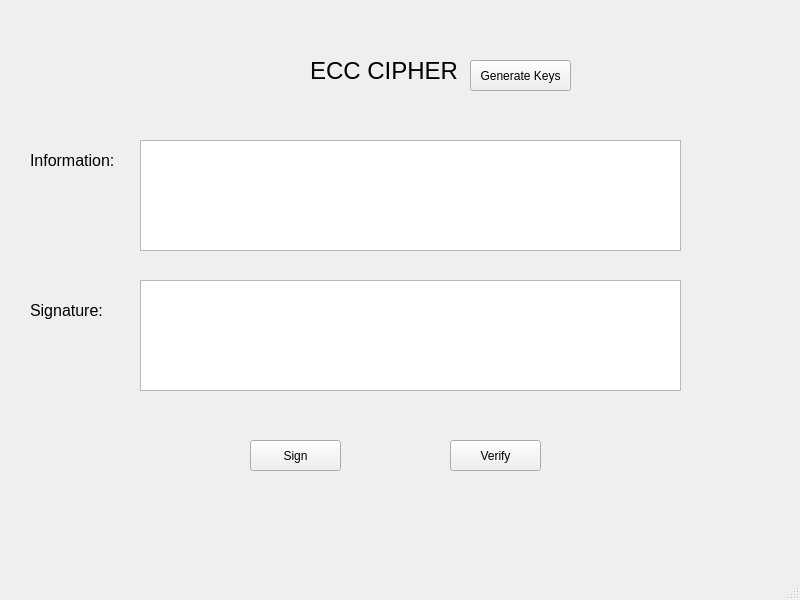
<?xml version="1.0" encoding="UTF-8"?>
<ui version="4.0">
 <class>MainWindow</class>
 <widget class="QMainWindow" name="MainWindow">
  <property name="geometry">
   <rect>
    <x>0</x>
    <y>0</y>
    <width>800</width>
    <height>600</height>
   </rect>
  </property>
  <property name="windowTitle">
   <string>MainWindow</string>
  </property>
  <widget class="QWidget" name="centralwidget">
   <widget class="QLabel" name="label">
    <property name="geometry">
     <rect>
      <x>310</x>
      <y>40</y>
      <width>191</width>
      <height>61</height>
     </rect>
    </property>
    <property name="font">
     <font>
      <pointsize>18</pointsize>
     </font>
    </property>
    <property name="text">
     <string>ECC CIPHER</string>
    </property>
   </widget>
   <widget class="QTextEdit" name="txt_info">
    <property name="geometry">
     <rect>
      <x>140</x>
      <y>140</y>
      <width>541</width>
      <height>111</height>
     </rect>
    </property>
   </widget>
   <widget class="QTextEdit" name="txt_sign">
    <property name="geometry">
     <rect>
      <x>140</x>
      <y>280</y>
      <width>541</width>
      <height>111</height>
     </rect>
    </property>
   </widget>
   <widget class="QPushButton" name="btn_gen_keys">
    <property name="geometry">
     <rect>
      <x>470</x>
      <y>60</y>
      <width>101</width>
      <height>31</height>
     </rect>
    </property>
    <property name="text">
     <string>Generate Keys</string>
    </property>
   </widget>
   <widget class="QPushButton" name="btn_sign">
    <property name="geometry">
     <rect>
      <x>250</x>
      <y>440</y>
      <width>91</width>
      <height>31</height>
     </rect>
    </property>
    <property name="text">
     <string>Sign</string>
    </property>
   </widget>
   <widget class="QPushButton" name="btn_verify">
    <property name="geometry">
     <rect>
      <x>450</x>
      <y>440</y>
      <width>91</width>
      <height>31</height>
     </rect>
    </property>
    <property name="text">
     <string>Verify</string>
    </property>
   </widget>
   <widget class="QLabel" name="label_2">
    <property name="geometry">
     <rect>
      <x>30</x>
      <y>140</y>
      <width>101</width>
      <height>41</height>
     </rect>
    </property>
    <property name="font">
     <font>
      <pointsize>12</pointsize>
     </font>
    </property>
    <property name="text">
     <string>Information:</string>
    </property>
   </widget>
   <widget class="QLabel" name="label_3">
    <property name="geometry">
     <rect>
      <x>30</x>
      <y>280</y>
      <width>91</width>
      <height>61</height>
     </rect>
    </property>
    <property name="font">
     <font>
      <pointsize>12</pointsize>
     </font>
    </property>
    <property name="text">
     <string>Signature:</string>
    </property>
   </widget>
  </widget>
  <widget class="QMenuBar" name="menubar">
   <property name="geometry">
    <rect>
     <x>0</x>
     <y>0</y>
     <width>800</width>
     <height>21</height>
    </rect>
   </property>
  </widget>
  <widget class="QStatusBar" name="statusbar"/>
 </widget>
 <resources/>
 <connections/>
</ui>
